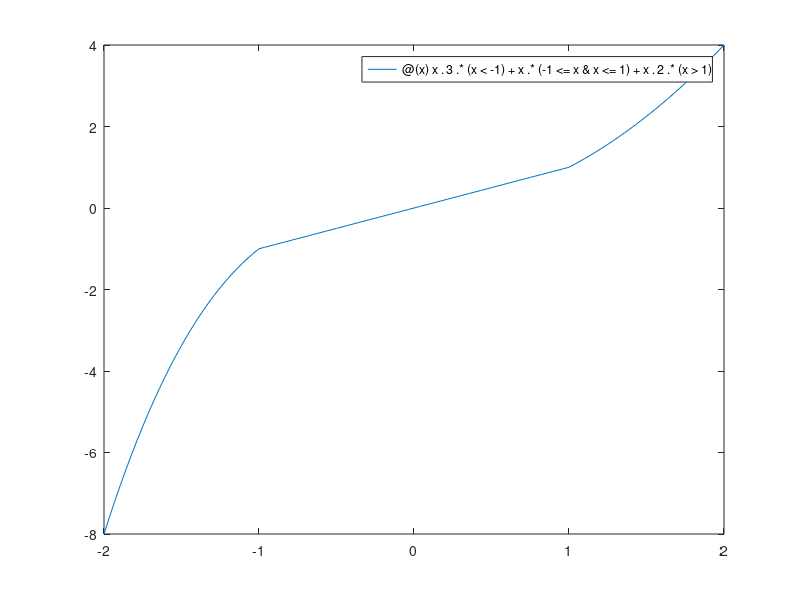

Write MATLAB code to recreate this figure. (Note: this script raises an error after producing the figure.)
% Math 3341, Fall 2021
% Lab 03: Functions and Control Flows
% Author: Melissa Butler
% Date: 09/06/2021

clc             % clear command window
close all       % close figure windows
clear           % clear variables workspace
format compact  % show results in compact format

%% 1 Anonymous Function

% 1(a)
rowSums = @(mat) sum(mat, 2)
magicMat5 = magic(5)
magicMat7 = magic(7)
magicMat5RowSums = rowSums(magicMat5)
magicMat7RowSums = rowSums(magicMat7)

% 1(b)
f = @(x) x .* log(x)
g = @(y) y .* exp(y)
h = @(z) g(f(z))
z = linspace(1, 5, 11)'
hz = h(z)

% 1(c)
matProd = @(A, B) A * B * B' * A'
A = reshape(colon(1, 6), 3, 2)'
B = reshape(colon(7, 18), 3, 4)
matProdAB = matProd(A, B)

% 1(d)
p = @(x) x.^3 .* (x < -1) + x .* (-1 <= x & x <= 1) + x.^2 .* (x > 1)
fplot(p, [-2, 2])
print(gcf, '-dpng', 'lab_03_1d.png')

%% 2 Function Files

% 2(c)
fprintf('%2s %20s %20s\n', 'n', 'factorialRecursive', 'factorialIterative');
for n = 1:20
    f1 = factorialRecursive(n);
    f2 = factorialIterative(n);
    fprintf('%2d %20d %20d\n', n, f1, f2);
end

%% 3 Application: Real-Life Problems

% 3(a)
dayOfWeek(1970, 1, 7)
dayOfWeek(1970, 3, 7)
dayOfWeek(1971, 3, 8)
dayOfWeek(1988, 8, 8)
dayOfWeek(1999, 9, 9)
dayOfWeek(2021, 2, 10)

% 3(b)
maxBottles1 = maxBeverageBottles(10, 2, 4, 2)
maxBottles2 = maxBeverageBottles(1000, 2, 5, 3)
